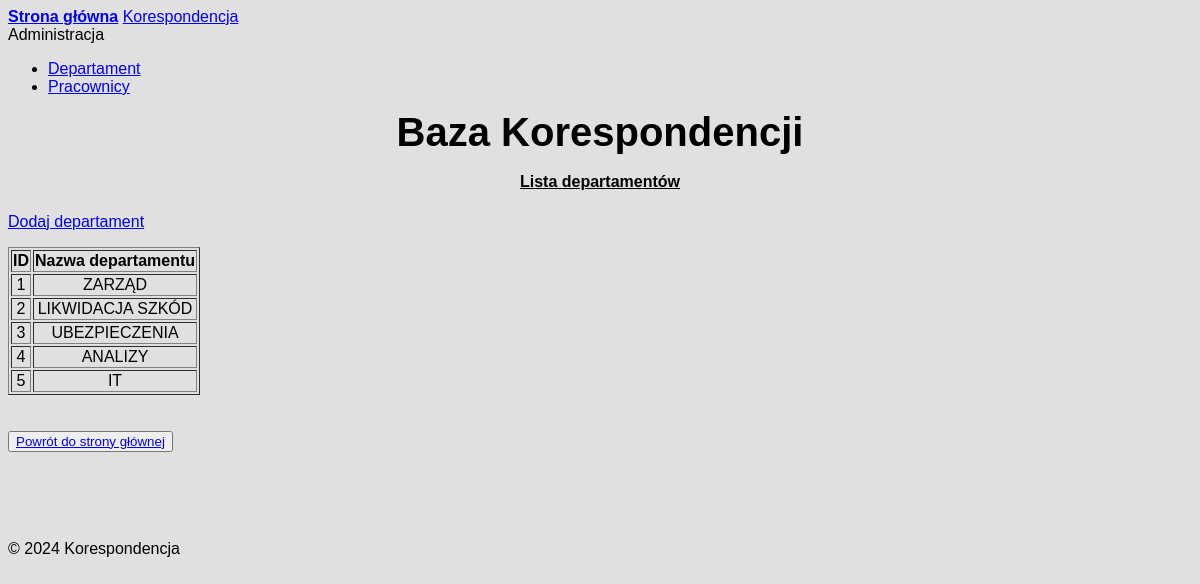
/departaments, run on the app's committed database.
### models.py (models this page shows)
class Departament(db.Model):
    __tablename__ = 'departament'
    depID = db.Column(db.Integer, primary_key=True)
    depName = db.Column(db.String(100), nullable=False, unique=True)
    employees = db.relationship('Employee', backref='departament', lazy=True)
    correspondences = db.relationship('Correspondence', backref='departament', lazy=True)

### app.py (the view)
@app.route("/departaments")
def departament_list():
    departaments = Departament.query.all()
    return render_template("departaments.html", departaments=departaments)

### templates/departaments.html (shortened to what this page needs)
{% extends 'base.html' %}
{% block content %}
<div class="container" xmlns="http://www.w3.org/1999/html">
    <div class="columns">
        <div class="column col-12">
            <div class="text-center">
                <h4><u>Lista departamentów</u></h4>
                <a href="{{ url_for('add_departament') }}" class="btn btn-primary">Dodaj departament</a>
            </div>
        </div>
        <div class="column col-2">
            <table class="table table-striped table-hover" border="1">
                <div class="column col-4">
                    <thead>
                        <tr>
                            <th>ID</th>
                            <th>Nazwa departamentu</th>
                        </tr>
                    </thead>
                    <tbody>
                        {% for departament in departaments %}
                        <tr>
                            <td>{{ departament.depID }}</td>
                            <td>{{ departament.depName }}</td>
                        </tr>
                        {% endfor %}
                    </tbody>
                </div>
            </table>
        </div>
        </div>
        <br>
        <br>
        <div class="column col-12">
            <div class="text-center">
                <button class="btn btn-link">
                    <a href="{{ url_for('index') }}">Powrót do strony głównej</a>
                </button>
            </div>
        </div>
    </div>
<br>
<br>
{% endblock %}

### templates/base.html (style rules this page uses)
body { background-color: #e0e0e0; font-family: 'Helvetica'; }
table { class="table table-hover table-striped"; }
h4, th, td { text-align: center; }

### data on the page
Departament: depID "1", depName "ZARZĄD"
Departament: depID "2", depName "LIKWIDACJA SZKÓD"
Departament: depID "3", depName "UBEZPIECZENIA"
Departament: depID "4", depName "ANALIZY"
Departament: depID "5", depName "IT"
